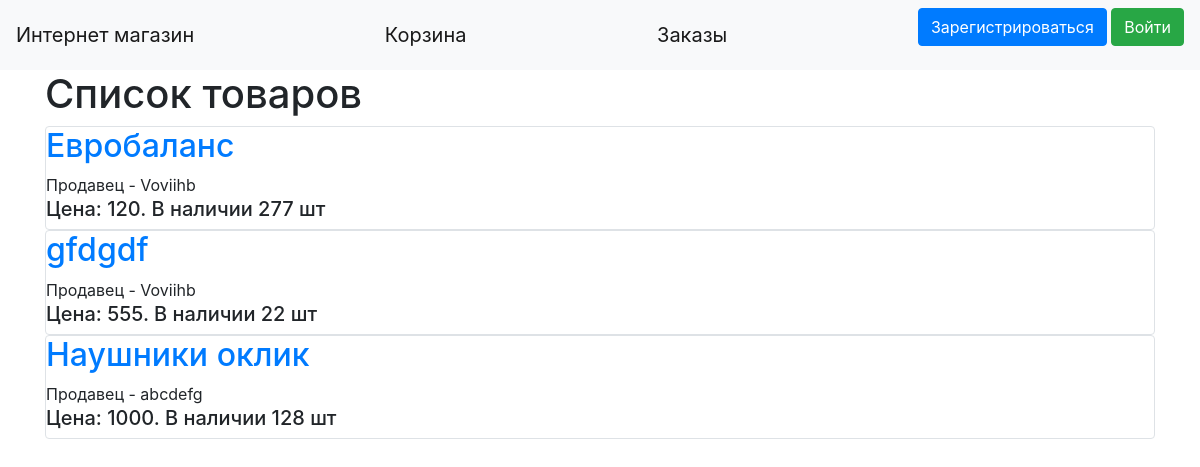
Page /main on the earlier database version.
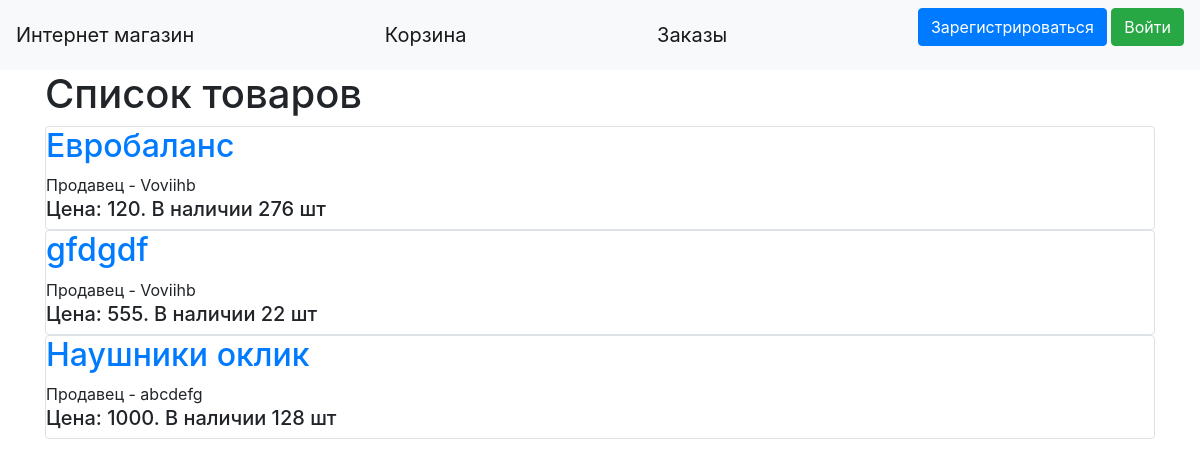
Same page on the later database version.
### data/products.py (models this page shows, shortened)
class Products(SqlAlchemyBase):
    __tablename__ = 'products'
    id = sqlalchemy.Column(sqlalchemy.Integer, primary_key=True, autoincrement=True)
    title = sqlalchemy.Column(sqlalchemy.String, nullable=True)
    quantity = sqlalchemy.Column(sqlalchemy.Integer, nullable=True)
    price = sqlalchemy.Column(sqlalchemy.Integer, nullable=True)
    description = sqlalchemy.Column(sqlalchemy.String, nullable=True)
    category = sqlalchemy.Column(sqlalchemy.String, nullable=True)
    user_id = sqlalchemy.Column(sqlalchemy.Integer, sqlalchemy.ForeignKey("users.id"))
    user = orm.relationship('User', foreign_keys="Products.user_id", backref="products")

### data/users.py (models this page shows, shortened)
class User(SqlAlchemyBase, UserMixin):
    __tablename__ = 'users'
    id = sqlalchemy.Column(sqlalchemy.Integer, primary_key=True, autoincrement=True)
    name = sqlalchemy.Column(sqlalchemy.String, nullable=True)
    about = sqlalchemy.Column(sqlalchemy.String, nullable=True)
    email = sqlalchemy.Column(sqlalchemy.String, index=True, unique=True, nullable=True)
    role = sqlalchemy.Column(sqlalchemy.Integer)
    hashed_password = sqlalchemy.Column(sqlalchemy.String, nullable=True)
    cart = sqlalchemy.Column(sqlalchemy.String, default="{}")
    balance = sqlalchemy.Column(sqlalchemy.Integer, default=0)
    created_date = sqlalchemy.Column(sqlalchemy.DateTime, default=datetime.datetime.now)

### main.py (the view)
@app.route("/")
@app.route("/main")
def index():
    db_sess = db_session.create_session()
    products = db_sess.query(Products)
    return render_template("index.html", products=products, title="Главная")

### data/db_session.py (called while the page is built)
def create_session() -> Session:
    global __factory
    return __factory()

### templates/index.html (shortened to what this page needs)
{% extends "base.html" %}
{% block content %}
    <h1>Список товаров</h1>
    {% for item in products %}
        <div class="col-md6 border rounded">
            <h2><a href="/product/{{item.id}}">{{item.title}}</a></h2>
            <div>
                Продавец - {{ item.user.name }}
            </div>
            <div>
                <h5>Цена: {{ item.price }}. В наличии {{ item.quantity }} шт</h5>
            </div>
        </div>
    {% endfor %}
{% endblock %}

Differences in the rows shown:
changed Products "Евробаланс": quantity "277" → "276"
